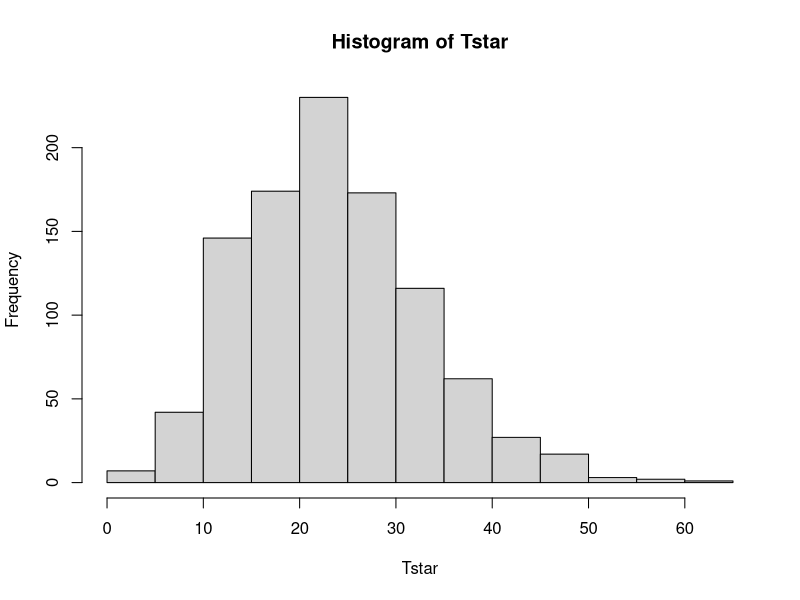
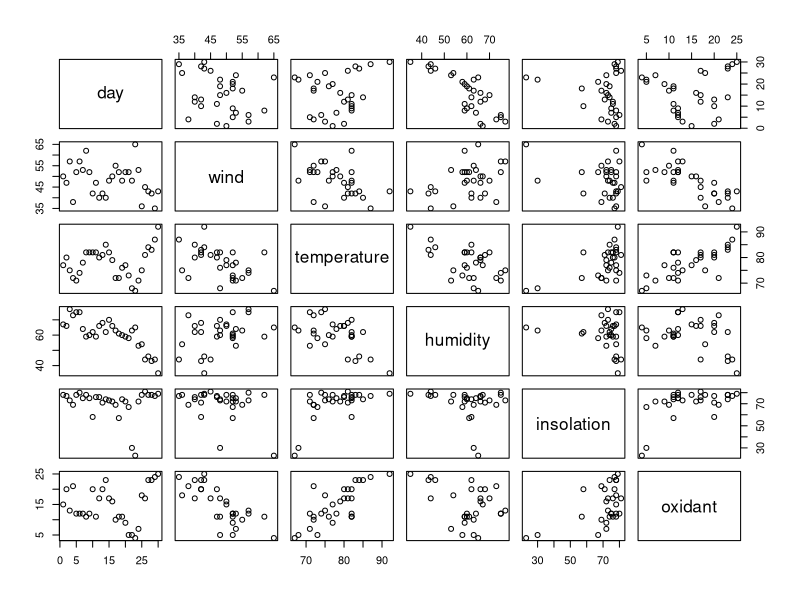
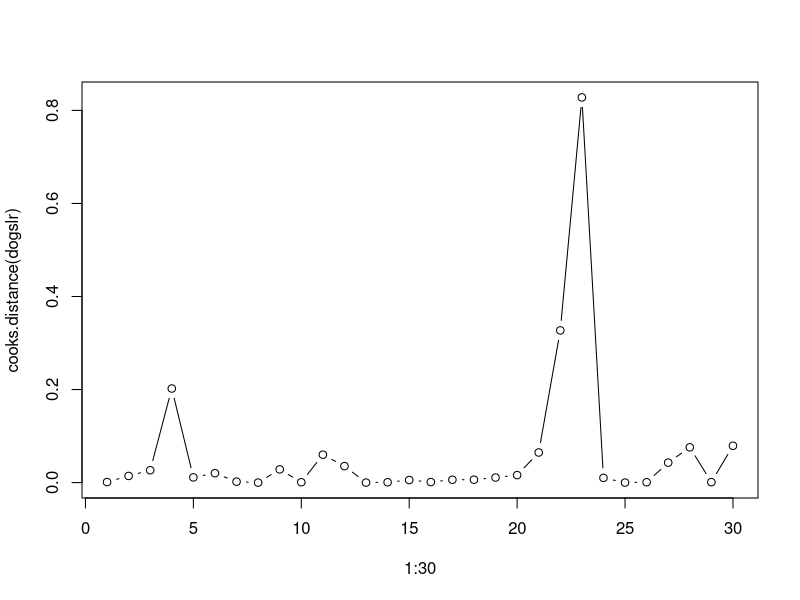
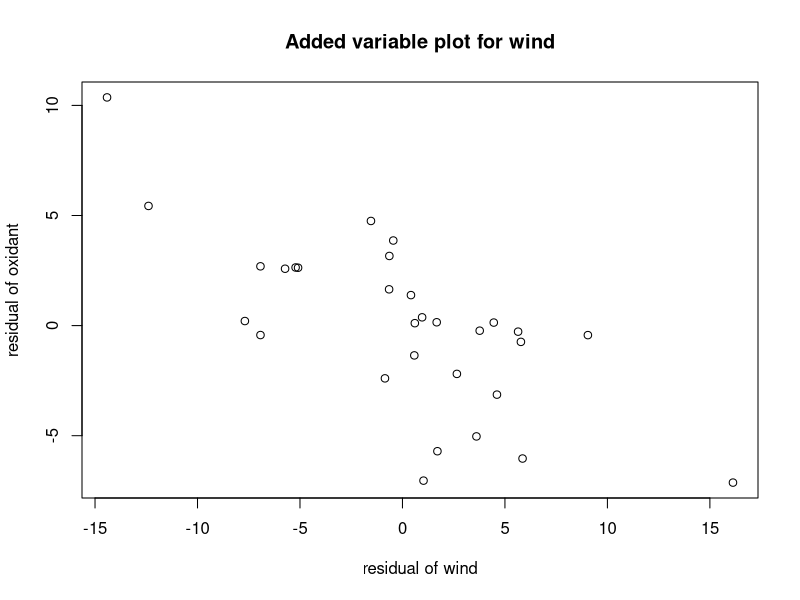
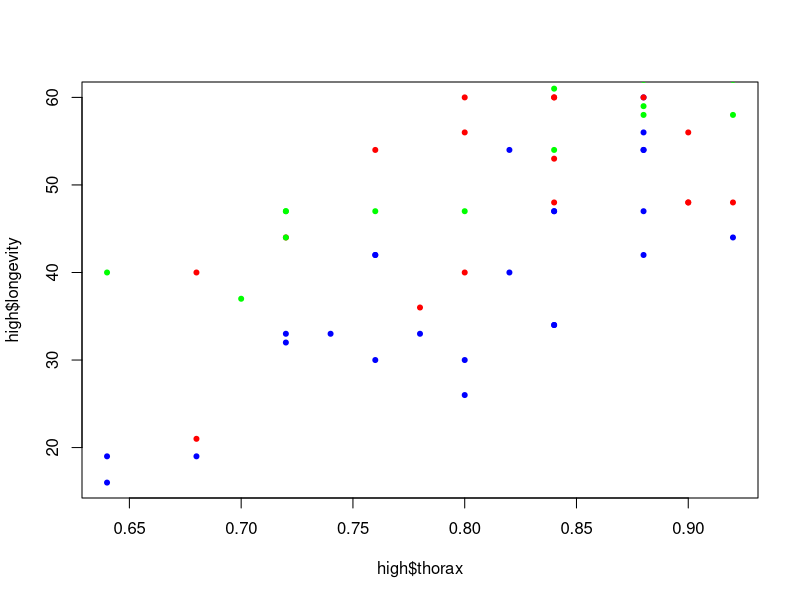
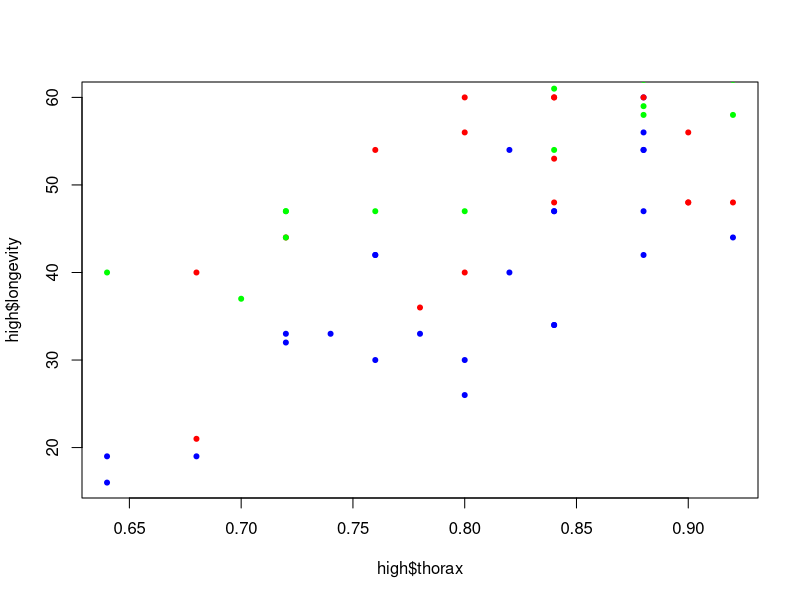

Reproduce these figures in R, in order. (Note: this script raises an error after producing the figures.)
## ---- chunk 1
knitr::opts_chunk$set(echo = TRUE)
## ---- chunk 2
data <- read.csv("nauseatable.txt", sep="")
chitest <- chisq.test(data)
chitest$residuals
## ---- chunk 3
chitest
## ---- chunk 4
#data <- nauseatable
Nausea<-c()
medicine <- c()
for(i in 1:nrow(data)){
    Nausea <-c(Nausea, rep(1, data[i, 1]))
    Nausea <-c(Nausea, rep(0, data[i, 2]))
    medicine <- c(medicine, rep(i, (data[i, 1]+data[i, 2])))
}

df <- data.frame(medicine, Nausea)
B=1000
Tstar = c()
for (i in 1:B){
  Xstar = df[sample(nrow(df),1000,replace=TRUE),]
  test=chisq.test(table(Xstar))
  Tstar =  c(Tstar, test$statistic)
  
}

hist(Tstar)
chitest$p.value
chitest$statistic

pl=sum(Tstar<chitest$statistic)/B
pr=sum(Tstar>chitest$statistic)/B
pl
pr
p_value = 2*min(pl,pr)
p_value
## ---- chunk 5
airpollution <- read.csv("airpollution.txt", sep="")
View(airpollution)
## ---- chunk 6
pairs(airpollution)

# temperature and oxidant might have a linear relation

## ---- chunk 7
dogslr = lm(oxidant~wind+temperature+humidity+insolation,data=airpollution)
summary(dogslr)
## ---- chunk 8
dogsnlm = lm(oxidant~wind+temperature,data=airpollution)
round(cooks.distance(dogsnlm),2)
max(round(cooks.distance(dogsnlm),2))
## ---- chunk 9
round(cooks.distance(dogslr),2)
max(round(cooks.distance(dogslr),2))
order(cooks.distance(dogslr))
## ---- chunk 10
plot(1:30,cooks.distance(dogslr),type="b")
## ---- chunk 11
round(cor(airpollution),2)
## ---- chunk 12
#install.packages("car",dependencies=TRUE)
#library(car)
#vif(dogsnlm)
## ---- chunk 13
x=residuals(lm(wind~temperature+humidity+insolation,data=airpollution))
y=residuals(lm(oxidant~temperature+humidity+insolation,data=airpollution))
plot(x,y,main="Added variable plot for wind", xlab="residual of wind",ylab="residual of oxidant")
## ---- chunk 14
x_new=residuals(lm(wind~temperature,data=airpollution))
y_new=residuals(lm(oxidant~temperature,data=airpollution))
summary(lm(y_new~x_new))
summary(dogsnlm)
## ---- chunk 15
summary(lm(oxidant~wind,data=airpollution))
summary(lm(oxidant~temperature,data=airpollution))
summary(lm(oxidant~humidity,data=airpollution))
summary(lm(oxidant~insolation,data=airpollution))
## ---- chunk 16
summary(lm(oxidant~wind+temperature,data=airpollution))
summary(lm(oxidant~wind+humidity,data=airpollution))
summary(lm(oxidant~wind+insolation,data=airpollution))

## ---- chunk 17
summary(lm(oxidant~wind+temperature+humidity,data=airpollution))
summary(lm(oxidant~wind+temperature+insolation,data=airpollution))
## ---- chunk 18
lm_up = lm(oxidant~wind+temperature,data=airpollution)
summary(lm_up)
## ---- chunk 19
summary(lm(oxidant~wind+temperature+humidity+insolation,data=airpollution))
## ---- chunk 20
summary(lm(oxidant~wind+temperature+humidity,data=airpollution))
## ---- chunk 21
summary(lm(oxidant~wind+temperature,data=airpollution))
## ---- chunk 22
linear_model = lm(oxidant~wind+temperature,data=airpollution)
x_newdata = data.frame(wind=33,temperature=54)
predict(linear_model,x_newdata,interval="confidence")
predict(linear_model,x_newdata,interval="prediction")

## what does negative value imply over here ?
## ---- chunk 23
fruitflies = read.csv("fruitflies.txt", sep="")
fruitflies = fruitflies[sample(nrow(fruitflies)),]
loglong = log(fruitflies["longevity"])
fruitflies['loglongevity'] = loglong
## ---- chunk 24
high = subset(fruitflies, activity == 'high')
low = subset(fruitflies, activity == 'low')
isolated = subset(fruitflies, activity == 'isolated')

plot(high$thorax, high$longevity, col='blue', pch=20)
points(low$thorax, low$longevity, col='red', pch=20)
points(isolated$thorax, isolated$longevity, col='green', pch=20)
## ---- chunk 25
fruitflies_model <- aov(loglongevity ~ activity, data=fruitflies)
fruitflies_model
summary(fruitflies_model)
## ---- chunk 26
mean(high$longevity)
mean(low$longevity)
mean(isolated$longevity)
## ---- chunk 27
fruitflies$activity = as.factor(fruitflies$activity)
fruitflies_model2 = drop1(lm(loglongevity ~ activity + thorax, data=fruitflies), test="F")
fruitflies_model2
summary(fruitflies_model2)
## ---- chunk 28
max_thorax = max(fruitflies['thorax'])
min_thorax = min(fruitflies['thorax'])
max_thorax_ff = subset(fruitflies, thorax == max_thorax)
min_thorax_ff = subset(fruitflies, thorax == min_thorax)

high_max = subset(high, thorax == max(high['thorax']))
high_min = subset(high, thorax == min(high['thorax']))
low_max = subset(low, thorax == max(low['thorax']))
low_min = subset(low, thorax == min(low['thorax']))
isolated_max = subset(isolated, thorax == max(isolated['thorax']))
isolated_min = subset(isolated, thorax == min(isolated['thorax']))

print("High")
mean(high_max$longevity)
mean(high_min$longevity)
print("Low")
mean(low_max$longevity)
mean(low_min$longevity)
print("Isolated")
mean(isolated_max$longevity)
mean(isolated_min$longevity)
## ---- chunk 29
plot(high$thorax, high$longevity, col='blue', pch=20)
points(low$thorax, low$longevity, col='red', pch=20)
points(isolated$thorax, isolated$longevity, col='green', pch=20)
## ---- chunk 30
high_model <- aov(loglongevity ~ thorax, data=high)
summary(high_model)
print('-------------------------------------------')
low_model <- aov(loglongevity ~ thorax, data=low)
summary(low_model)
print('-------------------------------------------')
isolated_model <- aov(loglongevity ~ thorax, data=isolated)
summary(isolated_model)
## ---- chunk 31
fruitflies_model2 = drop1(lm(longevity ~ activity + thorax, data=fruitflies), test="F")
fruitflies_model2
summary(fruitflies_model2)
## ---- chunk 32
psidata <- read.csv("psi.txt", sep="")

psidata$gpa=as.numeric(psidata$gpa)
psidata$psi=as.factor(psidata$psi)
is.factor(psidata$psi)
glm_model=glm(passed~psi*gpa,data=psidata,family=binomial)
anova(glm_model,test="Chisq") # only the last p value is relevant
## ---- chunk 33
glm2 = glm(passed~psi+gpa,data=psidata,family=binomial)
drop1(glm2,test="Chisq")
## ---- chunk 34
summary(glm2)
## ---- chunk 35
is.factor(psidata$psi)
## ---- chunk 36
newdata=data.frame(psi=1,gpa=3)
predict(glm2,newdata,type="response")

newdata2=data.frame(psi=0,gpa=3)
predict(glm2,newdata2,type="response")

## ---- chunk 37

tot=xtabs(~psi+passed,data=psidata)
tot

z=chisq.test(tot); z


## ---- chunk 38

chisq.test(tot,simulate.p.value=TRUE)

## ---- chunk 39
fisher.test(tot)
## ---- chunk 40
ratio = (6/15)/(8/3)
print(ratio)
## ---- chunk 41
awards = read.csv("awards.txt", sep="")
## ---- chunk 42
poisson_awards <- glm(num_awards ~ prog, family="poisson", data=awards)
#poisson_awards
summary(poisson_awards)
## ---- chunk 43
new_data = data.frame(prog=1)
predict(poisson_awards, newdata=new_data, type = "response")
new_data = data.frame(prog=2)
predict(poisson_awards, newdata=new_data, type = "response")
new_data = data.frame(prog=3)
predict(poisson_awards, newdata=new_data, type = "response")
## ---- chunk 44
prog1 = subset(awards, prog==1)
hist(prog1$num_awards)
prog2 = subset(awards, prog==2)
hist(prog2$num_awards)
prog3 = subset(awards, prog==3)
hist(prog3$num_awards)
## ---- chunk 45
kruskal_wallis<-kruskal.test(num_awards ~ prog, data=awards)
kruskal_wallis
## ---- chunk 46
poisson_awards <- glm(num_awards ~ prog+math, family="poisson", data=awards)
#poisson_awards
summary(poisson_awards)
## ---- chunk 47
print("Program 1")
new_data = data.frame(prog=1, math=max(awards$math))
predict(poisson_awards, newdata=new_data, type = "response")
new_data = data.frame(prog=1, math=min(awards$math))
predict(poisson_awards, newdata=new_data, type = "response")

print("Program 2")
new_data = data.frame(prog=2, math=max(awards$math))
predict(poisson_awards, newdata=new_data, type = "response")
new_data = data.frame(prog=2, math=min(awards$math))
predict(poisson_awards, newdata=new_data, type = "response")

print("Program 3")
new_data = data.frame(prog=3, math=max(awards$math))
predict(poisson_awards, newdata=new_data, type = "response")
new_data = data.frame(prog=3, math=min(awards$math))
predict(poisson_awards, newdata=new_data, type = "response")

## ---- chunk 48
new_data = data.frame(prog=1, math=55)
predict(poisson_awards, newdata=new_data, type = "response")
